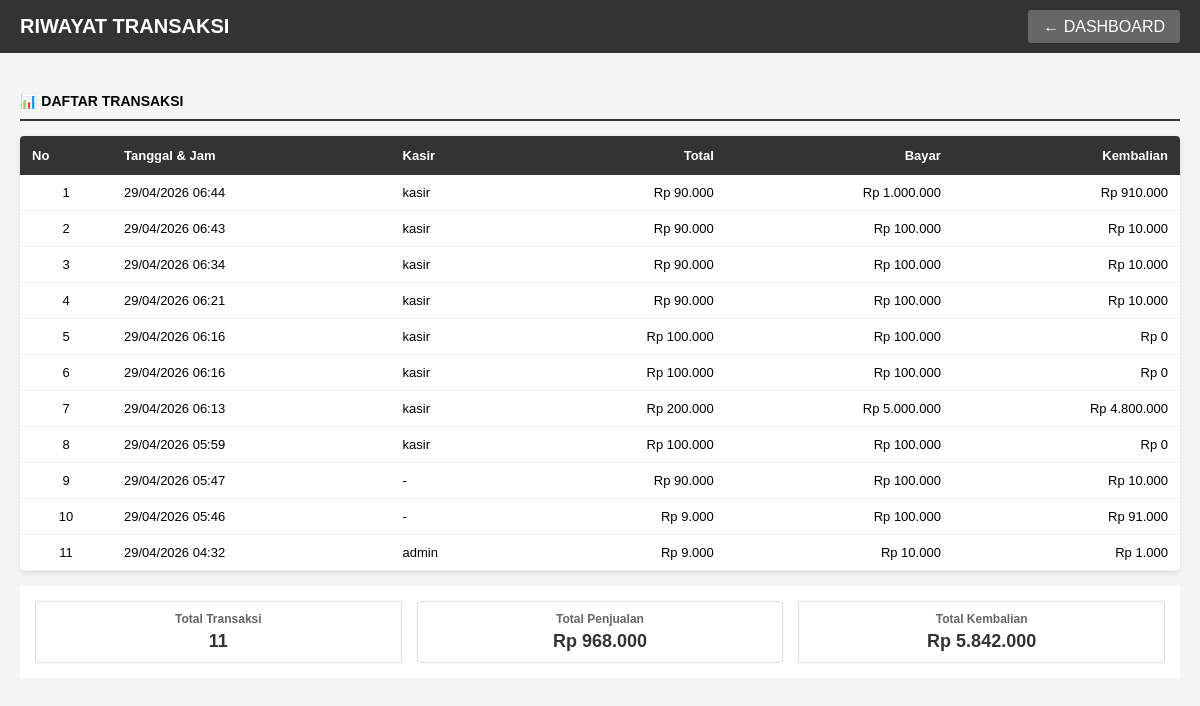
The page /tampil_transaksi.php (signed in) on the database its author committed.
### tables this page shows
CREATE TABLE `transaksi` (
  `id_transaksi` int(11) NOT NULL,
  `tanggal` timestamp NOT NULL DEFAULT current_timestamp(),
  `total` int(11) DEFAULT NULL,
  `bayar` int(11) DEFAULT NULL,
  `kembalian` int(11) DEFAULT NULL,
  `user_id` int(11) DEFAULT NULL
);

CREATE TABLE `users` (
  `id_user` int(11) NOT NULL,
  `username` varchar(50) DEFAULT NULL,
  `password` varchar(100) DEFAULT NULL,
  `role` enum('admin','kasir') DEFAULT NULL
);

### tampil_transaksi.php (the view, shortened to what this page needs)
<?php
include "koneksi.php";
if ($_SESSION['role'] == 'admin') {
    $query = "SELECT t.*, u.username FROM transaksi t LEFT JOIN users u ON t.user_id = u.id_user ORDER BY t.tanggal DESC LIMIT 100";
} else {
    $query = "SELECT * FROM transaksi WHERE user_id = " . intval($_SESSION['id_user']) . " ORDER BY tanggal DESC LIMIT 100";
}
$result = $conn->query($query);
?>
<!DOCTYPE html>
<html>
<head>
</head>
<body>
    <div class="header">
        <h1>RIWAYAT TRANSAKSI</h1>
        <div class="header-nav">
            <?php if ($_SESSION['role'] == 'admin'): ?>
                <a href="admin.php">← DASHBOARD</a>
            <?php else: ?>
                <a href="kasir.php">← KASIR</a>
            <?php endif; ?>
        </div>
    </div>
    <div class="container">
        <div class="section-title">📊 DAFTAR TRANSAKSI</div>
        <?php if ($result && $result->num_rows > 0): ?>
            <div class="table-container">
                <table>
                    <thead>
                        <tr>
                            <th>No</th>
                            <th>Tanggal & Jam</th>
                            <?php if ($_SESSION['role'] == 'admin'): ?>
                                <th>Kasir</th>
                            <?php endif; ?>
                            <th class="text-right">Total</th>
                            <th class="text-right">Bayar</th>
                            <th class="text-right">Kembalian</th>
                        </tr>
                    </thead>
                    <tbody>
                        <?php
                        $no = 1;
                        $total_all = 0;
                        $total_kembalian_all = 0;
                        while ($row = $result->fetch_assoc()):
                            $total_all += $row['total'];
                            $total_kembalian_all += $row['kembalian'];
                        ?>
                            <tr>
                                <td class="text-center"><?php echo $no; ?></td>
                                <td><?php echo date('d/m/Y H:i', strtotime($row['tanggal'])); ?></td>
                                <?php if ($_SESSION['role'] == 'admin'): ?>
                                    <td><?php echo isset($row['username']) ? htmlspecialchars($row['username']) : '-'; ?></td>
                                <?php endif; ?>
                                <td class="text-right">Rp <?php echo number_format($row['total'], 0, ',', '.'); ?></td>
                                <td class="text-right">Rp <?php echo number_format($row['bayar'], 0, ',', '.'); ?></td>
                                <td class="text-right">Rp <?php echo number_format($row['kembalian'], 0, ',', '.'); ?></td>
                            </tr>
                            <?php $no++; ?>
                        <?php endwhile; ?>
                    </tbody>
                </table>
            </div>
            <div class="summary">
                <div class="summary-item">
                    <div class="summary-label">Total Transaksi</div>
                    <div class="summary-value"><?php echo $no - 1; ?></div>
                </div>
                <div class="summary-item">
                    <div class="summary-label">Total Penjualan</div>
                    <div class="summary-value">Rp <?php echo number_format($total_all, 0, ',', '.'); ?></div>
                </div>
                <div class="summary-item">
                    <div class="summary-label">Total Kembalian</div>
                    <div class="summary-value">Rp <?php echo number_format($total_kembalian_all, 0, ',', '.'); ?></div>
                </div>
            </div>
        <?php else: ?>
            <div style="background: white; padding: 20px; border-radius: 4px; text-align: center; color: #999;">
                Belum ada transaksi
            </div>
        <?php endif; ?>
    </div>
</body>
</html>

### tampil_transaksi.php (style rules this page uses)
* { margin: 0; padding: 0; box-sizing: border-box; }
body { font-family: 'Arial', sans-serif; background: #f5f5f5; }
.header { background: #333; color: white; padding: 15px 20px; display: flex; justify-content: space-between; align-items: center; }
.header h1 { font-size: 20px; }
.header-nav a { color: white; text-decoration: none; margin-left: 15px; padding: 8px 15px; background: #666; border-radius: 3px; }
.container { max-width: 1200px; margin: 20px auto; padding: 20px; }
.section-title { font-size: 14px; font-weight: bold; margin-bottom: 15px; padding-bottom: 10px; border-bottom: 2px solid #333; }
.table-container { background: white; border-radius: 4px; overflow: hidden; box-shadow: 0 2px 5px rgba(0,0,0,0.1); }
table { width: 100%; border-collapse: collapse; font-size: 13px; }
th { background: #333; color: white; padding: 12px; text-align: left; font-weight: bold; }
td { padding: 10px 12px; border-bottom: 1px solid #eee; }
.text-right { text-align: right; }
.text-center { text-align: center; }
.summary { background: white; padding: 15px; margin-top: 15px; border-radius: 4px; font-weight: bold; display: grid; grid-template-columns: 1fr 1fr 1fr; gap: 15px; }
.summary-item { text-align: center; padding: 10px; border: 1px solid #ddd; border-radius: 3px; }
.summary-label { font-size: 12px; color: #666; margin-bottom: 5px; }
.summary-value { font-size: 18px; color: #333; }

### rows shown on the page
transaksi: tanggal "29/04/2026 06:44", user.username "kasir", total "90.000", bayar "1.000.000", kembalian "910.000"
transaksi: tanggal "29/04/2026 06:43", user.username "kasir", total "90.000", bayar "100.000", kembalian "10.000"
transaksi: tanggal "29/04/2026 06:34", user.username "kasir", total "90.000", bayar "100.000", kembalian "10.000"
transaksi: tanggal "29/04/2026 06:21", user.username "kasir", total "90.000", bayar "100.000", kembalian "10.000"
transaksi: tanggal "29/04/2026 06:16", user.username "kasir", total "100.000", bayar "100.000", kembalian "0"
transaksi: tanggal "29/04/2026 06:16", user.username "kasir", total "100.000", bayar "100.000", kembalian "0"
transaksi: tanggal "29/04/2026 06:13", user.username "kasir", total "200.000", bayar "5.000.000", kembalian "4.800.000"
transaksi: tanggal "29/04/2026 05:59", user.username "kasir", total "100.000", bayar "100.000", kembalian "0"
transaksi: tanggal "29/04/2026 05:47", total "90.000", bayar "100.000", kembalian "10.000"
transaksi: tanggal "29/04/2026 05:46", total "9.000", bayar "100.000", kembalian "91.000"
transaksi: tanggal "29/04/2026 04:32", user.username "admin", total "9.000", bayar "10.000", kembalian "1.000"

### other values the page prints
$no - 1 "11"
$total_all "968.000"
$total_kembalian_all "5.842.000"
